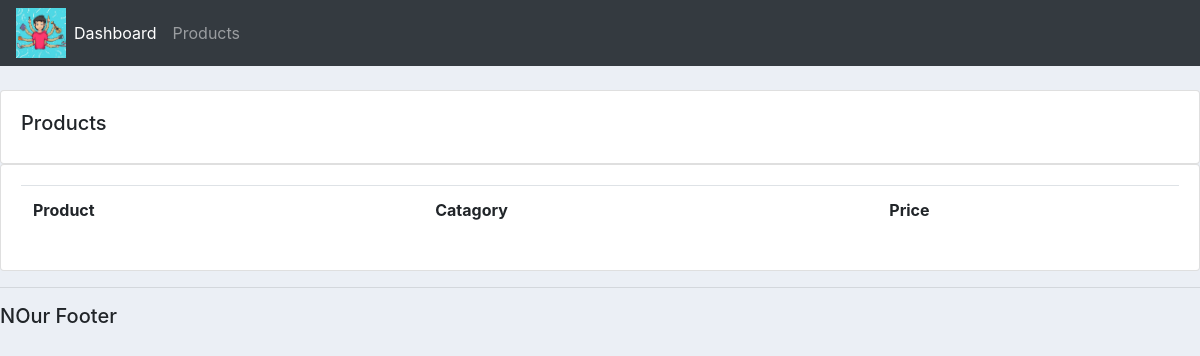
The app's page /products/, older data.
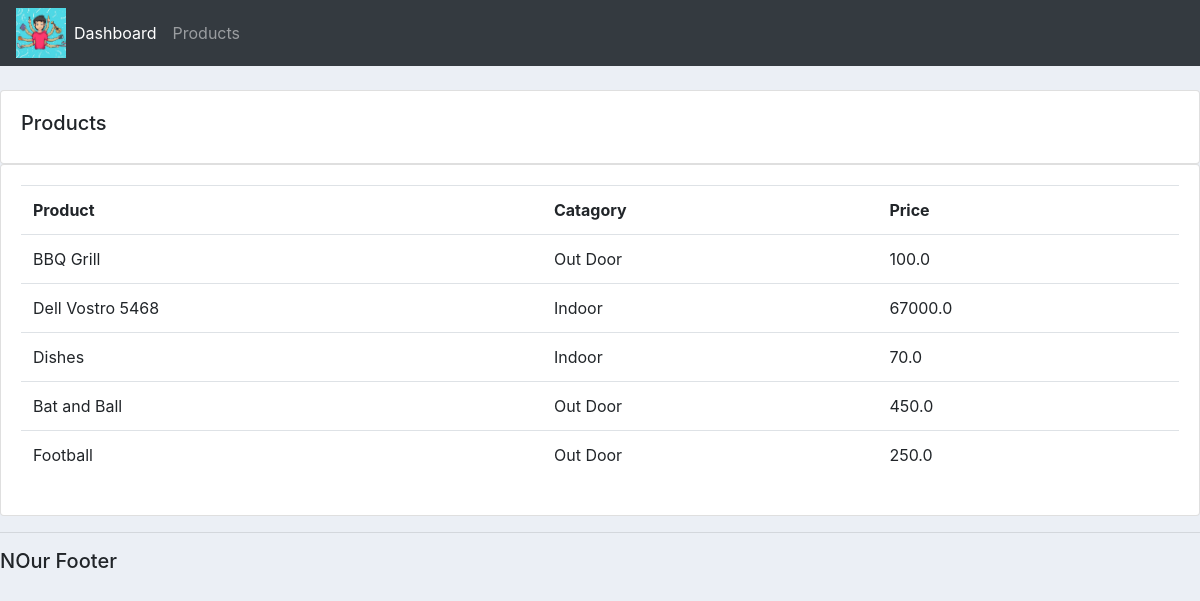
The same page, newer data.
### accounts/models.py (models this page shows, shortened)
class Product(models.Model):
    CATEGORY = (
                ('Indoor', 'Indoor'),
                ('Out Door', 'Out Door'),
                )
    name = models.CharField(max_length=200)
    price = models.FloatField(null = True)
    category = models.CharField(max_length=200, null = True, choices = CATEGORY)
    description = models.CharField(max_length=200, null = True, blank = True)
    date_created =  models.DateTimeField(auto_now_add= True)
    tags = models.ManyToManyField(Tag)

### accounts/views.py (the view)
# urls.py: path('products/', views.products, name='products'),
def products(request):
    products = Product.objects.all()
    return render(request, 'accounts/products.html', {'products': products})

### accounts/templates/accounts/products.html
{% extends 'accounts/main.html' %}
{% block content %}
<br>
<div class="row">
 <div class="col-md">
   <div class="card card-body">
     <h5>Products</h5>
   </div>
   <div class="card card-body">
     <table class="table">
       <tr>
         <th>Product</th>
         <th>Catagory</th>
         <th>Price</th>
       </tr>
          {% for i in products %}
            <tr>
            <td>{{i.name}}</td>
            <td>{{i.category}}</td>
            <td>{{i.price}}</td>
            </tr>
          {% endfor %}
     </table>
   </div>
 </div>
</div>
{% endblock %}

Row changes from the older to the newer data that the page shows:
added Product: name "BBQ Grill", category "Out Door", price "100.0"
added Product: name "Dell Vostro 5468", category "Indoor", price "67000.0"
added Product: name "Dishes", category "Indoor", price "70.0"
added Product: name "Bat and Ball", category "Out Door", price "450.0"
added Product: name "Football", category "Out Door", price "250.0"
